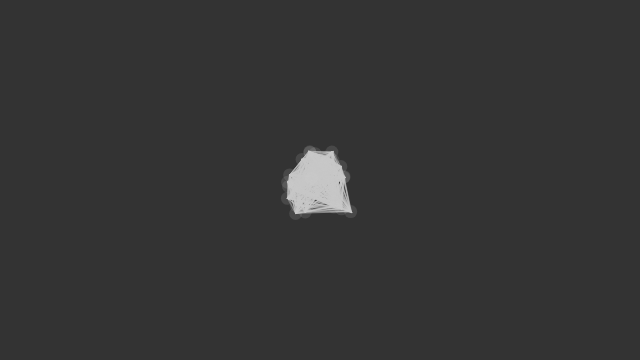
Frame 1 (no input)
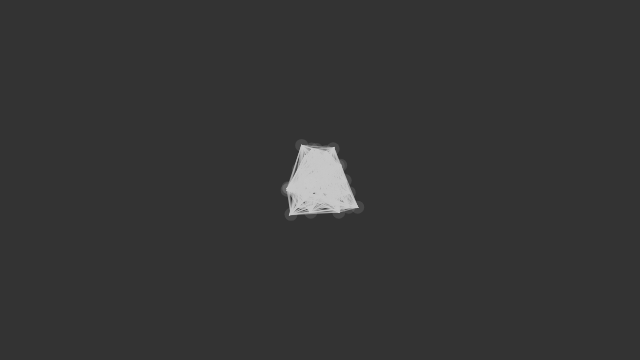
Frame 60 (no input)
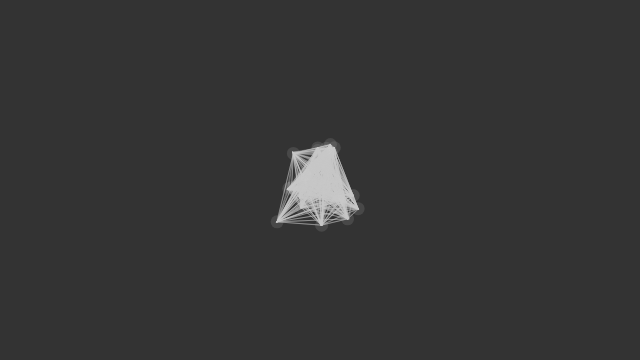
Frame 120 (the mouse pressed at the canvas centre since frame 60)

The p5.js sketch that drew these frames (run headless with seeded random() and noise() and a simulated clock; from frame 60 on, the mouse is pressed at the canvas centre):

// p5.js sketch
// ── sketch.js
let walkers = [];
const NUM_WALKERS = 36;

function setup() {
	createCanvas(640, 360);

	for (let i = 0; i < NUM_WALKERS; i++) {
		walkers.push(new Walker());
	}
}

function draw() {
	background(51);

	for (let i = 0; i < walkers.length; i++) {
		walkers[i].render();
	}
}

class Walker {
	constructor() {
		this.pos = createVector(random(width * 0.5 - 33, width * 0.5 + 33), random(height * 0.5 - 33, height * 0.5 + 33));
		this.vel = createVector();
		this.acc = createVector();
	}

	update() {
		this.vel.add(this.acc);
		this.pos.add(this.vel);

		this.pos.x += random(-1.5, 1.5);
		this.pos.y += random(-1.5, 1.5);

		return this;
	}

	display() {
		push();
		noStroke();
		fill(217, 33);
		ellipse(this.pos.x, this.pos.y, 13, 13);
		pop();
		return this;
	}

	connect() {
		for (let i = 0; i < walkers.length; i++) {
			let d = dist(this.pos.x,this.pos.y, walkers[i].pos.x,walkers[i].pos.y);

			if (d <= 100) {
				line(this.pos.x, this.pos.y, walkers[i].pos.x, walkers[i].pos.y);
			}

			//print(d);

			if (d <= 30) {
				stroke(200, 100);
				strokeWeight(1);
				this.acc.set(random(-0.001, 0.001), random(-0.001, 0.001));
			} else if (d <= 31 && d >= 60) {
				stroke(180, 100);
				this.acc.mult(-1);
				strokeWeight(2);
			} else if (d >= 200) {
				stroke(100,100);
				strokeWeight(3);
				this.pos.x = width*0.5;
				this.pos.y = height*0.5;
			}

		}


		return this;
	}

	render() {
		return this.update().display().connect();
	}
}
